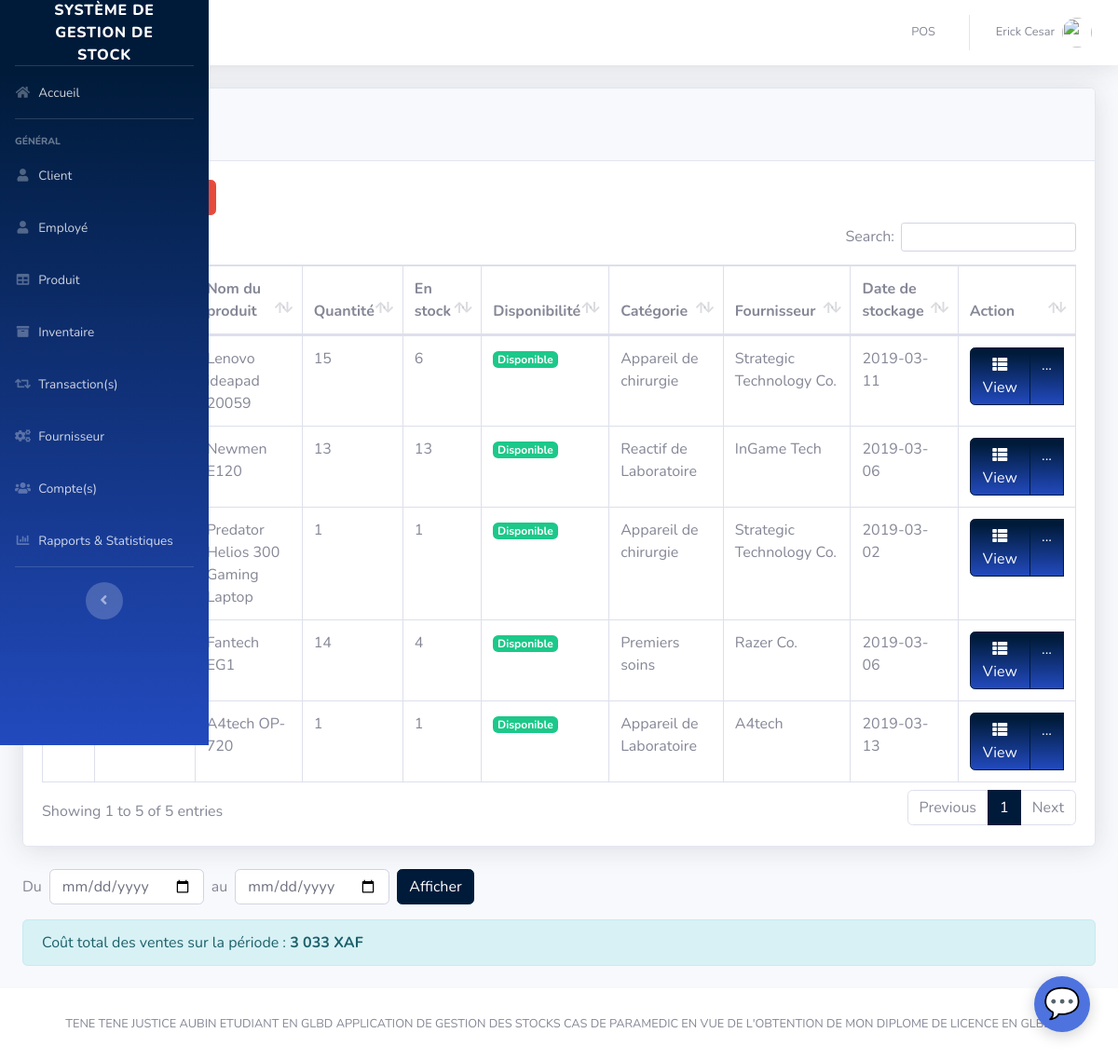
Page /pages/inventory.php (signed in) on the committed database.
### tables this page shows
CREATE TABLE `supplier` (
  `SUPPLIER_ID` int(11) NOT NULL,
  `COMPANY_NAME` varchar(50) DEFAULT NULL,
  `LOCATION_ID` int(11) NOT NULL,
  `PHONE_NUMBER` varchar(11) DEFAULT NULL
);

### pages/inventory.php (the view, shortened to what this page needs)
<?php
include'../includes/connection.php';
include'../includes/sidebar.php';
?>
            <div class="card shadow mb-4">
            <div class="card-header py-3">
              <h4 class="m-2 font-weight-bold text-primary">Inventaire</h4>
            </div>
            <div class="card-body">
              <div class="table-responsive">
                <form method="post" action="inv_del_multi.php" id="multiDeleteForm" style="display:inline;">
                  <button type="submit" class="btn btn-danger mb-2 mr-2" onclick="return confirm('Supprimer les produits sélectionnés de l\'inventaire ?');">Supprimer la sélection</button>
                  <table class="table table-bordered" id="dataTable" width="100%" cellspacing="0">
               <thead>
                   <tr>
                     <th><input type="checkbox" id="select_all"></th>
                     <th>Code du produit</th>
                     <th>Nom du produit</th>
                     <th>Quantité</th>
                     <th>En stock</th>
                      <th>Disponibilité</th>
                     <th>Catégorie</th>
                     <th>Fournisseur</th>
                     <th>Date de stockage</th>
                     <th>Action</th>
                   </tr>
               </thead>
          <tbody>
<?php
    $query = 'SELECT PRODUCT_CODE, NAME, SUM(QTY_STOCK) AS QTY_STOCK, SUM(ON_HAND) AS ON_HAND, CNAME, SUPPLIER_ID, MAX(DATE_STOCK_IN) AS DATE_STOCK_IN FROM product p JOIN category c ON p.CATEGORY_ID=c.CATEGORY_ID GROUP BY PRODUCT_CODE';
        $result = mysqli_query($db, $query) or die (mysqli_error($db));
            while ($row = mysqli_fetch_assoc($result)) {
                $supplier = '-';
                if (!empty($row['SUPPLIER_ID'])) {
                    $res2 = mysqli_query($db, "SELECT COMPANY_NAME FROM supplier WHERE SUPPLIER_ID = '".$row['SUPPLIER_ID']."'");
                    if ($r2 = mysqli_fetch_assoc($res2)) {
                        $supplier = $r2['COMPANY_NAME'];
                    }
                }
                echo '<tr>';
                echo '<td><input type="checkbox" name="selected_ids[]" value="'.$row['PRODUCT_CODE'].'"></td>';
                echo '<td>'. $row['PRODUCT_CODE'].'</td>';
                echo '<td>'. $row['NAME'].'</td>';
                echo '<td>'. $row['QTY_STOCK'].'</td>';
                echo '<td>'. $row['ON_HAND'].'</td>';
                echo '<td>';
                if ($row['ON_HAND'] > 0) {
                    echo '<span class="badge badge-success">Disponible</span>';
                } else {
                    echo '<span class="badge badge-danger">Rupture de stock</span>';
                }
                echo '</td>';
                echo '<td>'. $row['CNAME'].'</td>';
                echo '<td>'. $supplier.'</td>';
                echo '<td>'. ($row['DATE_STOCK_IN'] ?? '-') .'</td>';
                echo '<td align="right"> <div class="btn-group">';
                echo '<a type="button" class="btn btn-primary bg-gradient-primary" href="inv_searchfrm.php?action=edit&id='.$row['PRODUCT_CODE'] . '"><i class="fas fa-fw fa-th-list"></i> View</a>';
                echo '<div class="btn-group">';
                echo '<a type="button" class="btn btn-primary bg-gradient-primary dropdown no-arrow" data-toggle="dropdown" style="color:white;">... <span class="caret"></span></a>';
                echo '<ul class="dropdown-menu text-center" role="menu">';
                echo '</ul></div></div></td>';
                echo '</tr> ';
                        }
?>
                                </tbody>
                            </table>
                  </form>
                        </div>
                    </div>
                  </div>
<form method="get" class="form-inline mb-3">
  <label for="start" class="mr-2">Du</label>
  <input type="date" name="start" id="start" class="form-control mr-2" value="<?php echo isset($_GET['start']) ? $_GET['start'] : ''; ?>">
  <label for="end" class="mr-2">au</label>
  <input type="date" name="end" id="end" class="form-control mr-2" value="<?php echo isset($_GET['end']) ? $_GET['end'] : ''; ?>">
  <button type="submit" class="btn btn-primary">Afficher</button>
</form>
<?php
$total = 0;
if (isset($_GET['start']) && isset($_GET['end']) && $_GET['start'] && $_GET['end']) {
    $start = $_GET['start'];
    $end = $_GET['end'];
    $query = "SELECT SUM(GRANDTOTAL) as total FROM transaction WHERE DATE BETWEEN '$start' AND '$end'";
} else {
    $query = "SELECT SUM(GRANDTOTAL) as total FROM transaction";
}
$result = mysqli_query($db, $query);
if ($row = mysqli_fetch_assoc($result)) {
    $total = $row['total'] ? $row['total'] : 0;
}
echo '<div class="alert alert-info mb-4">Coût total des ventes sur la période : <strong>' . number_format($total, 0, ',', ' ') . ' XAF</strong></div>';
?>
<?php
include'../includes/footer.php';
?>

### rows in the picture
supplier: COMPANY_NAME "Strategic Technology Co."
supplier: COMPANY_NAME "InGame Tech"
supplier: COMPANY_NAME "Razer Co."
supplier: COMPANY_NAME "A4tech"

### other values in the picture
$_SESSION['FIRST_NAME'] "Erick"
$_SESSION['LAST_NAME'] "Cesar"
$row['NAME'] "Lenovo ideapad 20059"
$row['QTY_STOCK'] "15"
$row['ON_HAND'] "6"
$row['CNAME'] "Appareil de chirurgie"
$row['DATE_STOCK_IN'] "2019-03-11"
$row['NAME'] "Newmen E120"
$row['QTY_STOCK'] "13"
$row['ON_HAND'] "13"
$row['CNAME'] "Reactif de Laboratoire"
$row['DATE_STOCK_IN'] "2019-03-06"
$row['NAME'] "Predator Helios 300 Gaming Laptop"
$row['QTY_STOCK'] "1"
$row['ON_HAND'] "1"
